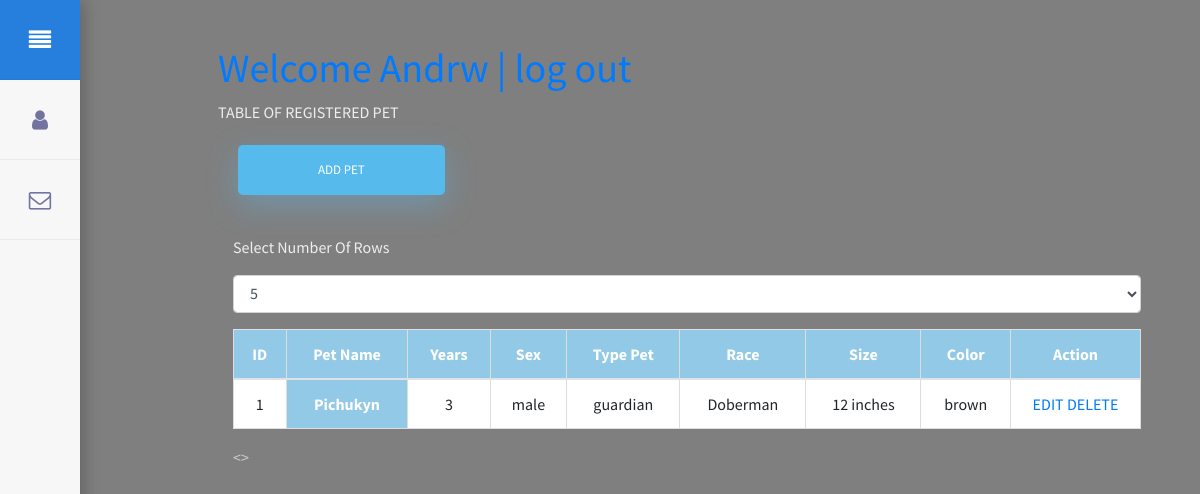
/index_pet (signed in), run on the app's committed database.
### tables this page shows
CREATE TABLE Pet (id INTEGER, petname TEXT NOT NULL, years TEXT NOT NULL, sex TEXT NOT NULL, type_pet TEXT NOT NULL, race TEXT NOT NULL, size TEXT NOT NULL, color TEXT NOT NULL, PRIMARY KEY(id));

### application.py (the view)
@app.route("/index_pet",methods=["GET","POST"])
def index_pet():
    cursor.execute('SELECT * FROM Pet')
    data = cursor.fetchall()
    return render_template("index_pet.html", pet = data)

### templates/index_pet.html (shortened to what this page needs)
{% extends "layout.html" %}
{% block body %}
{% if session.username %}
<div class="bodyx">
	<h1 class="menu-item"><a href="/logout">Welcome {{ session.username }}  |  log out</a></h1>
<p>TABLE OF REGISTERED PET</p>
<a href="/add_pet"><input type="submit" class="fadeIn fourth" value="Add Pet"></a>
<div class="container">
	<p>Select Number Of Rows</p>
		<div class="form-group">
			<select class  ="form-control" name="state" id="maxRows">
				<option value="5">5</option>
			</select>
		</div>
	<table class="table" id= "table-id">
		<thead>
          	<tr>
            	<th scope="col">Pet Name</th>
            	<th scope="col">Years</th>
            	<th scope="col">Sex</th>
            	<th scope="col">Type Pet</th>
            	<th scope="col">Race</th>
            	<th scope="col">Size</th>
            	<th scope="col">Color</th>
            	<th scope="col">Action</th>
          	</tr>
    	</thead>
    	<tbody>
		{% for data in pet %}
		<tr>
        	<th scope="row">{{data.1}}</th>
        	<td>{{data.2}}</td>
        	<td>{{data.3}}</td>
        	<td>{{data.4}}</td>
        	<td>{{data.5}}</td>
        	<td>{{data.6}}</td>
        	<td>{{data.7}}</td>
        	<td width="130">
            	<a href="/edit_pet/{{data.0}}">EDIT</a>
				<a href="/delete_pet/{{data.0}}">DELETE</a>
        	</td>
    	</tr>
    	{% endfor %}
    	</tbody>
	</table>
	<div class='pagination-container' >
			<nav>
				<ul class="pagination">
        			<li data-page="prev" >
			    		<span> < <span class="sr-only">(current)</span></span>
					</li>
        			<li data-page="next" id="prev">
						<span> > <span class="sr-only">(current)</span></span>
					</li>
				</ul>
			</nav>
	</div>
</div>
</div>
{% else %}
	You are not logged in. <a href="/login">Log in</a>.
{% endif %}
{% endblock %}

### static/css/style.css (style rules this page uses)
html { background: transparent; }
body { font-family: "Poppins", sans-serif; height: 95vh; --opacidad-negro: 0.5; background-image: linear-gradient(rgba(0, 0, 0, var(--opacidad-negro)), rgba(0, 0, 0, var(--opacidad-negro))), url("https://escribirte.com.ar/wp-content/uploads/2020/05/veterinario.jpg"); }
p { color:#EEEEEE; }
a { color: #92badd; display:inline-block; text-decoration: none; font-weight: 400; }
span { color:#cccccc; }
input[type=button], input[type=submit], input[type=reset] { background-color: #56baed; border: none; color: white; padding: 15px 80px; text-align: center; text-decoration: none; display: inline-block; text-transform: uppercase; font-size: 13px; -webkit-box-shadow: 0 10px 30px 0 rgba(95,186,233,0.4); box-shadow: 0 10px 30px 0 rgba(95,186,233,0.4); -webkit-border-radius: 5px 5px 5px 5px; border-radius: 5px 5px 5px 5px; margin: 5px 20px 40px 20px; -webkit-transition: all 0.3s ease-in-out; -moz-transition: all 0.3s ease-in-out; -ms-transition: all 0.3s ease-in-out; -o-transition: all 0.3s ease-in-out; transition: all 0.3s ease-in-out; }
.fadeIn { opacity:0; -webkit-animation:fadeIn ease-in 1; -moz-animation:fadeIn ease-in 1; animation:fadeIn ease-in 1; -webkit-animation-fill-mode:forwards; -moz-animation-fill-mode:forwards; animation-fill-mode:forwards; -webkit-animation-duration:1s; -moz-animation-duration:1s; animation-duration:1s; }
.fadeIn.fourth { -webkit-animation-delay: 1s; -moz-animation-delay: 1s; animation-delay: 1s; }
* { box-sizing: border-box; }

### static/css/table.css (style rules this page uses)
*, *:before, *:after { box-sizing: border-box; }
.bodyx { padding: 24px; font-family: "Source Sans Pro", sans-serif; margin: 0; margin-left:15%; }
body { margin: 0; padding: 20px; font-family: sans-serif; }
* { box-sizing: border-box; }
.table { width: 100%; border-collapse: collapse; }
.table td, .table th { padding: 12px 15px; border: 1px solid #ddd; text-align: center; font-size: 16px; background-color: white; }
.table th { background-color: #92c9e6; color: #ffffff; }
table tbody tr { display: none; }

### data on the page
Pet: petname "Pichukyn", years "3", sex "male", type_pet "guardian", race "Doberman", size "12 inches", color "brown"

### other printed values
{{ session.username }} "Andrw"
